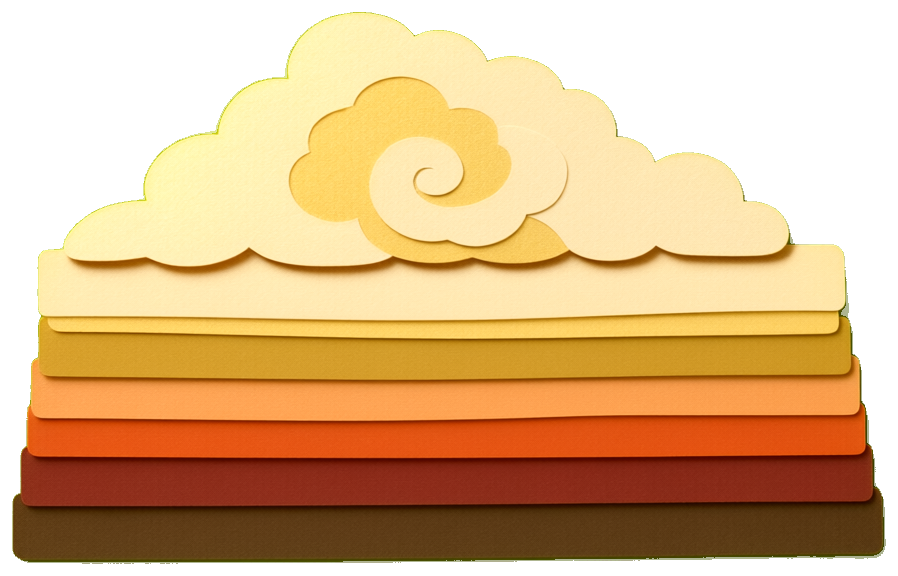
#> input picture assets/v3/a3_cloud1.png, 898 x 576 px, given in place of a3_cloud1.png.png, which was not available
$ python to_webp_s2.py ../../../assets/v3/a3_cloud1.png
#> lines starting #> are read from the running program, lines starting #| are printed output that depends on the picture
#!/usr/bin/env python3
"""assets/raw/v3/<name>.png -> assets/v3w/<name>.webp (배경은 가로 1600, 컷은 그대로 1024x768, RGB, quality 86)
사용: to_webp_s2.py name [name ...]"""
import sys, os
from PIL import Image
G = os.path.abspath(os.path.join(os.path.dirname(__file__), '..', '..', '..'))
for n in sys.argv[1:]:
    im = Image.open(f'{G}/assets/raw/v3/{n}.png').convert('RGB')
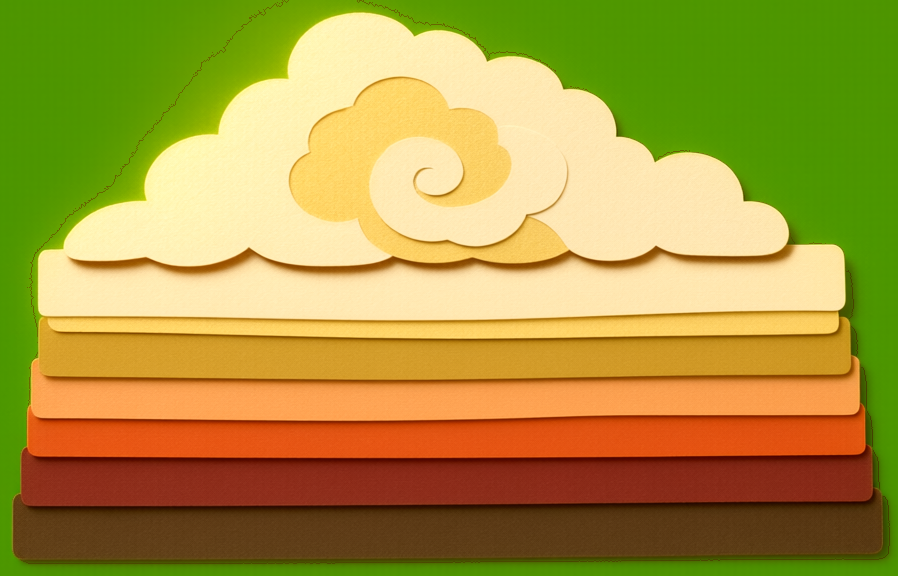
#> im: PIL image 898x576 RGB; mean R, G, B 169.4, 151.8, 62
    if '_cut_' not in n and im.width > 1600:
        im = im.resize((1600, round(im.height * 1600 / im.width)), Image.LANCZOS)
    im.save(f'{G}/assets/v3w/{n}.webp', quality=80, method=6)
    print(n, im.size)
#| ../../../assets/v3/a3_cloud1.png (898, 576)

$ run again, on assets/v3/a3_fg_grass.png
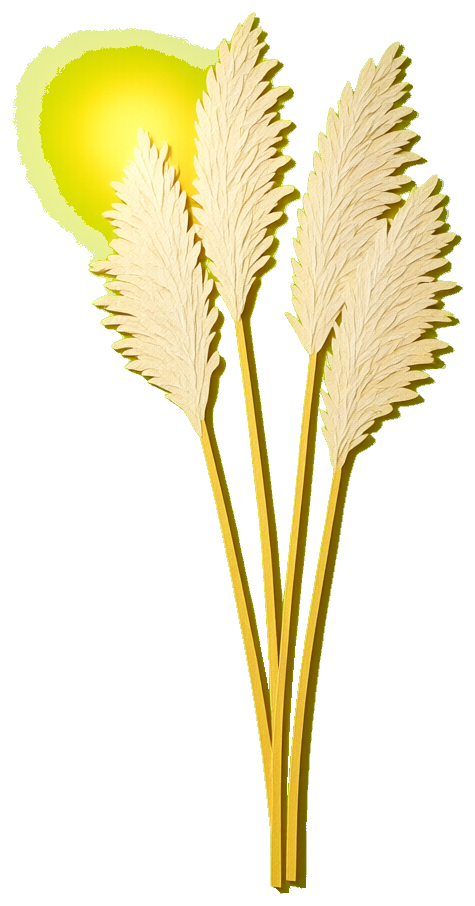
#> input picture assets/v3/a3_fg_grass.png, 475 x 906 px, given in place of a3_fg_grass.png.png, which was not available
#> `im = Image.open(f'{G}/assets/raw/v3/{n}.png').convert('RGB')`:
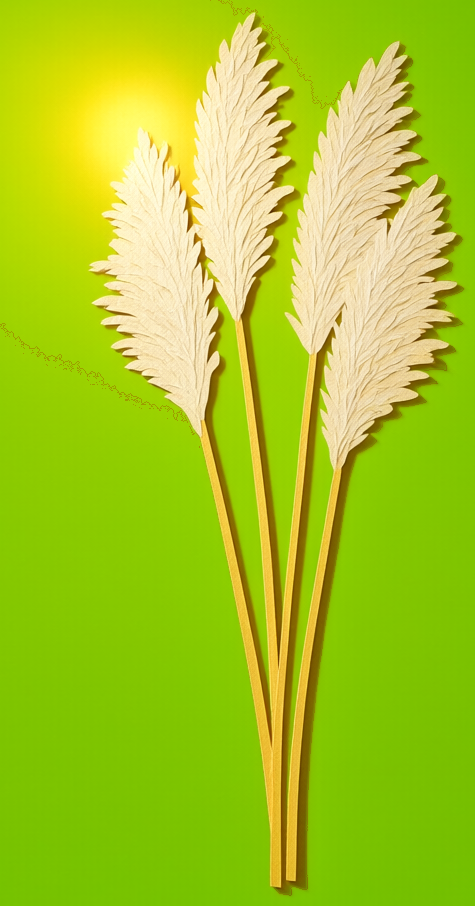
#> im: PIL image 475x906 RGB; mean R, G, B 166, 201, 35.5
#| ../../../assets/v3/a3_fg_grass.png (475, 906)

$ run again, on assets/v3/a3_field.png
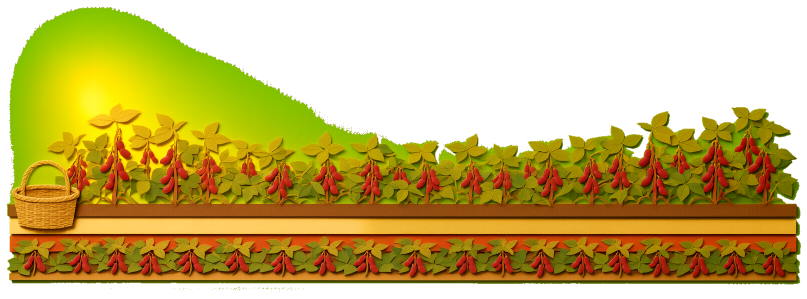
#> input picture assets/v3/a3_field.png, 1614 x 598 px, given in place of a3_field.png.png, which was not available (shown at 1/2 size)
#> `im = Image.open(f'{G}/assets/raw/v3/{n}.png').convert('RGB')`:
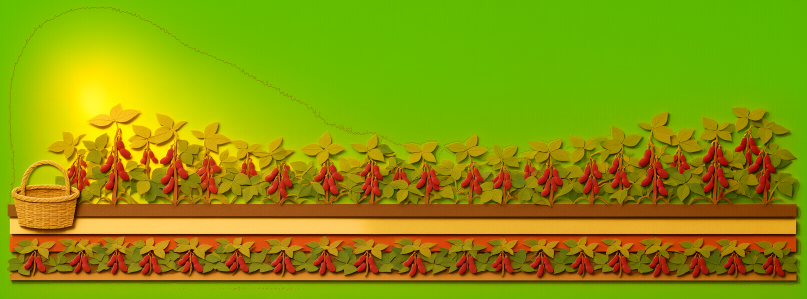
#> im: PIL image 1614x598 RGB (shown at 1/2 size); mean R, G, B 140.2, 151.1, 6.8
#> `im = im.resize((1600, round(im.height * 1600 / im.width)), Image.LANCZ..`:
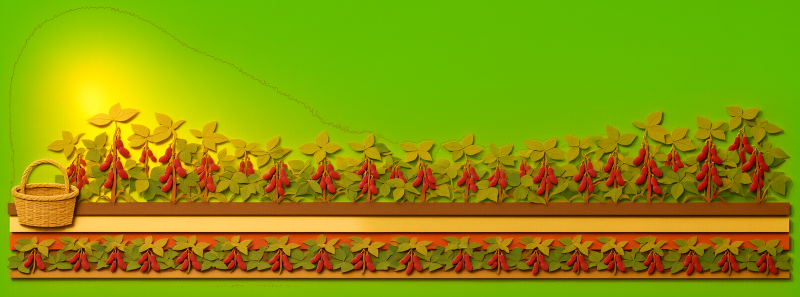
#> im: PIL image 1600x593 RGB (shown at 1/2 size); mean R, G, B 140.2, 151.1, 6.8
#| ../../../assets/v3/a3_field.png (1600, 593)

$ run again, on assets/v3/a3_field_far.png
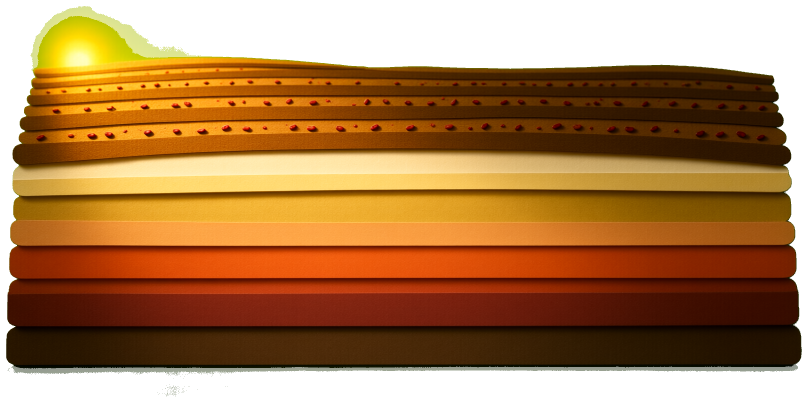
#> input picture assets/v3/a3_field_far.png, 1616 x 805 px, given in place of a3_field_far.png.png, which was not available (shown at 1/2 size)
#> `im = Image.open(f'{G}/assets/raw/v3/{n}.png').convert('RGB')`:
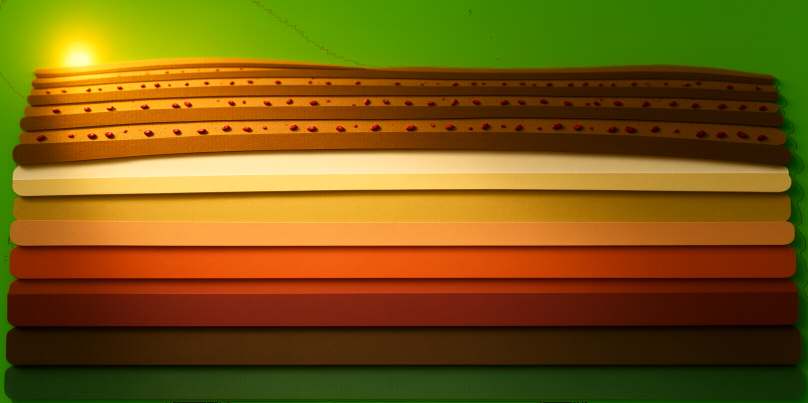
#> im: PIL image 1616x805 RGB (shown at 1/2 size); mean R, G, B 121.3, 89.5, 16.2
#| ../../../assets/v3/a3_field_far.png (1600, 797)
